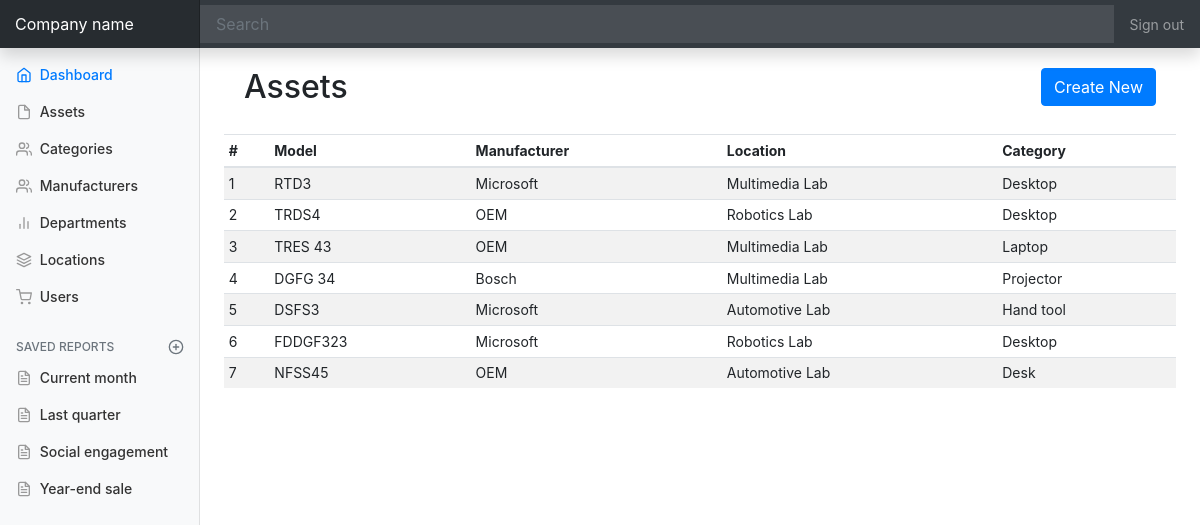
Before: /assets with the older database file.
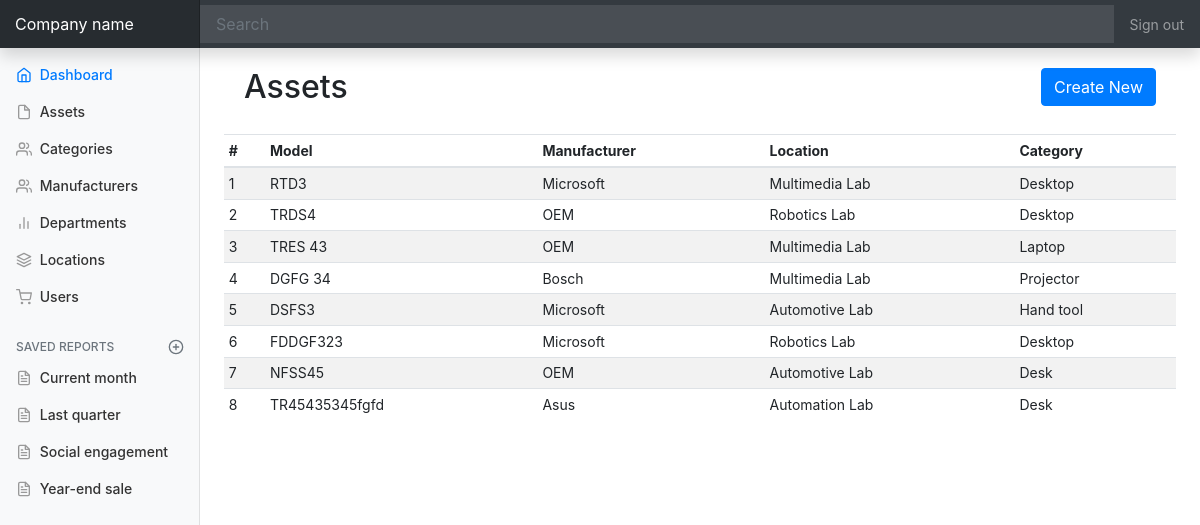
After: the same page with the newer database file.
### app/models.py (models this page shows, shortened)
class Asset(db.Model):
	id = db.Column(db.Integer, primary_key=True)
	model = db.Column(db.String(64), index=True, unique=False)
	manufacturer_id = db.Column(db.Integer, db.ForeignKey('manufacturer.id'))
	location_id = db.Column(db.Integer, db.ForeignKey('location.id'))
	category_id = db.Column(db.Integer, db.ForeignKey('category.id'))

class Manufacturer(db.Model):
	id = db.Column(db.Integer, primary_key=True)
	name = db.Column(db.String(64), unique=True)
	assets = db.relationship('Asset', backref="manufacturer")

class Location(db.Model):
	id = db.Column(db.Integer, primary_key=True)
	name = db.Column(db.String(64))
	department_id = db.Column(db.Integer, db.ForeignKey('department.id'))
	assets = db.relationship('Asset', backref="location")

class Category(db.Model):
	id = db.Column(db.Integer, primary_key=True)
	name = db.Column(db.String(64), unique=True)
	assets = db.relationship('Asset', backref="category")

### app/routes.py (the view)
@app.route('/assets')
def assets():
	assets = Asset.query.all()
	return render_template('assets.html', title='Assets', assets=assets)

### app/templates/assets.html
{% extends "base.html" %}
{% block content %}
<section style="padding: 20px;">
  <h2 style="display:inline-flex;">Assets</h2>
  <a class="btn btn-primary float-right" href="assets/create">Create New</a>
</section>
<div class="table-responsive">
  <table class="table table-striped table-sm">
    <thead>
      <tr>
        <th>#</th>
        <th>Model</th>
        <th>Manufacturer</th>
        <th>Location</th>
        <th>Category</th>
      </tr>
    </thead>
    <tbody>
      {% for asset in assets %}
      <tr>
        <td>{{ asset.id }}</td>
        <td>{{ asset.model }}</td>
        <td>{{ asset.manufacturer.name }}</td>
        <td>{{ asset.location.name }}</td>
        <td>{{ asset.category.name }}</td>
      </tr>
      {% endfor %}
    </tbody>
  </table>
</div>
{% endblock %}

Changed rows visible on the page:
added Asset: id "8", model "TR45435345fgfd", manufacturer.name "Asus", location.name "Automation Lab", category.name "Desk"
